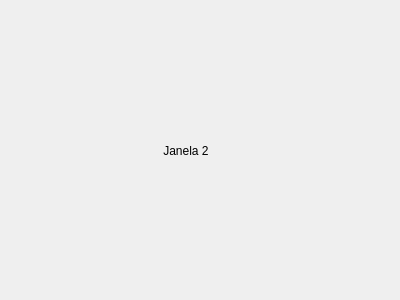
<?xml version="1.0" encoding="UTF-8"?>
<ui version="4.0">
 <class>Janela2</class>
 <widget class="QDialog" name="Janela2">
  <property name="geometry">
   <rect>
    <x>0</x>
    <y>0</y>
    <width>400</width>
    <height>300</height>
   </rect>
  </property>
  <property name="windowTitle">
   <string>Dialog</string>
  </property>
  <widget class="QLabel" name="label">
   <property name="geometry">
    <rect>
     <x>110</x>
     <y>80</y>
     <width>201</width>
     <height>141</height>
    </rect>
   </property>
   <property name="text">
    <string>                Janela 2</string>
   </property>
  </widget>
 </widget>
 <resources/>
 <connections/>
</ui>
